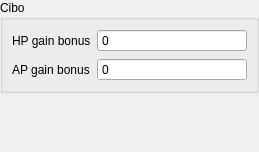
                         <widget class="QWidget" name="pageItemFood">
                          <layout class="QVBoxLayout" name="verticalLayout_9">
                           <property name="spacing">
                            <number>0</number>
                           </property>
                           <property name="leftMargin">
                            <number>0</number>
                           </property>
                           <property name="topMargin">
                            <number>0</number>
                           </property>
                           <property name="rightMargin">
                            <number>0</number>
                           </property>
                           <property name="bottomMargin">
                            <number>0</number>
                           </property>
                           <item>
                            <widget class="QGroupBox" name="groupBox_8">
                             <property name="title">
                              <string>Cibo</string>
                             </property>
                             <layout class="QVBoxLayout" name="verticalLayout_21">
                              <item>
                               <layout class="QGridLayout" name="gridLayout_13">
                                <item row="0" column="0">
                                 <widget class="QLabel" name="label_23">
                                  <property name="sizePolicy">
                                   <sizepolicy hsizetype="Fixed" vsizetype="Preferred">
                                    <horstretch>0</horstretch>
                                    <verstretch>0</verstretch>
                                   </sizepolicy>
                                  </property>
                                  <property name="text">
                                   <string>HP gain bonus</string>
                                  </property>
                                 </widget>
                                </item>
                                <item row="1" column="0">
                                 <widget class="QLabel" name="label_24">
                                  <property name="sizePolicy">
                                   <sizepolicy hsizetype="Fixed" vsizetype="Preferred">
                                    <horstretch>0</horstretch>
                                    <verstretch>0</verstretch>
                                   </sizepolicy>
                                  </property>
                                  <property name="text">
                                   <string>AP gain bonus</string>
                                  </property>
                                 </widget>
                                </item>
                                <item row="1" column="1">
                                 <widget class="QSpinBox" name="spinBoxItemFoodAPGainBonus">
                                  <property name="minimumSize">
                                   <size>
                                    <width>150</width>
                                    <height>0</height>
                                   </size>
                                  </property>
                                  <property name="readOnly">
                                   <bool>false</bool>
                                  </property>
                                  <property name="buttonSymbols">
                                   <enum>QAbstractSpinBox::NoButtons</enum>
                                  </property>
                                  <property name="maximum">
                                   <number>1000000</number>
                                  </property>
                                 </widget>
                                </item>
                                <item row="0" column="1">
                                 <widget class="QSpinBox" name="spinBoxItemFoodHPGainBonus">
                                  <property name="minimumSize">
                                   <size>
                                    <width>150</width>
                                    <height>0</height>
                                   </size>
                                  </property>
                                  <property name="readOnly">
                                   <bool>false</bool>
                                  </property>
                                  <property name="buttonSymbols">
                                   <enum>QAbstractSpinBox::NoButtons</enum>
                                  </property>
                                  <property name="maximum">
                                   <number>1000000</number>
                                  </property>
                                 </widget>
                                </item>
                               </layout>
                              </item>
                             </layout>
                            </widget>
                           </item>
                           <item>
                            <spacer name="verticalSpacer_14">
                             <property name="orientation">
                              <enum>Qt::Vertical</enum>
                             </property>
                             <property name="sizeHint" stdset="0">
                              <size>
                               <width>20</width>
                               <height>59</height>
                              </size>
                             </property>
                            </spacer>
                           </item>
                          </layout>
                         </widget>
